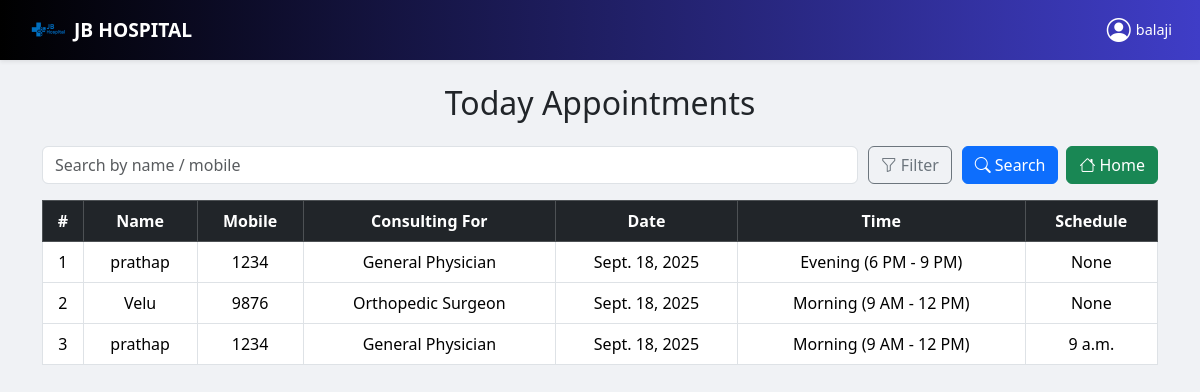
/todayappointments (signed in), run on the app's committed database.
### Healthcare/models.py (models this page shows, shortened)
class Appointment(models.Model):
    patient = models.ForeignKey('CustomUser', on_delete=models.SET_NULL, null=True, blank=True)
    staff = models.ForeignKey('StaffUser', on_delete=models.SET_NULL, null=True, blank=True)
    name = models.CharField(max_length=100)
    age = models.PositiveIntegerField()
    phone = models.CharField(max_length=15)
    gender = models.CharField(max_length=10, choices=[('Male','Male'), ('Female','Female'), ('Other','Other')])
    DOCTOR_CHOICES = [
        ('cardiologist', 'Cardiologist'),
        ('gastroenterologist', 'Gastroenterologist'),
        ('orthopedic', 'Orthopedic Surgeon'),
        ('general_physician', 'General Physician'),
        ('neurologist', 'Neurologist'),
        ('dermatologist', 'Dermatologist'),
    ]
    specialist = models.CharField(max_length=50, choices=DOCTOR_CHOICES)
    appointment_date = models.DateField(default=timezone.now)
    TIME_SLOT_CHOICES = [
        ('morning', 'Morning (9 AM - 12 PM)'),
        ('afternoon', 'Afternoon (1:30 PM - 4 PM)'),
        ('evening', 'Evening (6 PM - 9 PM)'),
    ]
    time_slot = models.CharField(max_length=20, choices=TIME_SLOT_CHOICES, default='morning')
    consultation_time = models.TimeField(null=True, blank=True)
    created_at = models.DateTimeField(auto_now_add=True)
    STATUS_CHOICES = [
        ('pending', 'Pending'),
        ('visited', 'Visited'),
        ('not_visited', 'Not Visited'),
    ]
    status = models.CharField(max_length=20, choices=STATUS_CHOICES, default='pending')

### Healthcare/views.py (the view, shortened to what this page needs)
# urls.py: path("todayappointments",views.today_appointments, name="today_appointments"),
def today_appointments(request):
    if not request.session.get('staff_id'):
        messages.error(request, "You must login first to book an appointment!")
        return redirect('staff_login')
    if request.method == "POST" and "name" in request.POST:
        form = AppointmentForm(request.POST)
        if form.is_valid():
            appointment = form.save(commit=False)
            appointment.staff = StaffUser.objects.get(id=request.session['staff_id'])
            try:
                appointment = assign_consultation_time(appointment)
                appointment.save()
                messages.success(
                    request,
                    f"Appointment booked successfully! Consultation time: {appointment.consultation_time.strftime('%I:%M %p')}"
                )
                return redirect("today_appointments")
            except ValueError as e:
                messages.error(request, str(e))
                return redirect("today_appointments")
    else:
        form = AppointmentForm()
    today = now().date()
    search = request.GET.get('search', '')
    specialist = request.GET.get('specialist', '')
    appointments = Appointment.objects.filter(appointment_date=today, status="pending")
    if search:
        appointments = appointments.filter(Q(name__icontains=search) | Q(phone__icontains=search))
    if specialist:
        appointments = appointments.filter(specialist=specialist)
    return render(request, "today_appointment.html", {
        "appointments": appointments,
        "search": search,
        "specialist": specialist,
        "specialist_choices": Appointment.DOCTOR_CHOICES,
        "form": form,
        "show_nav": True,
    })

### template/today_appointment.html (shortened to what this page needs)
{% extends 'index.html' %}
{% load static %}
{% block content %}
<div class="container">
    <h2 class="mb-4 text-center">Today Appointments</h2>
    <form method="get" class="mb-3">
        <div class="search-bar">
            <input type="text" name="search" value="{{ search }}" placeholder="Search by name / mobile"
                class="form-control">
            <div class="filter-dropdown">
                <button type="button" class="btn btn-outline-secondary" id="filterToggle">
                    <i class="bi bi-funnel"></i> Filter
                </button>
            </div>
            <div class="search-actions">
                <button type="submit" class="btn btn-primary d-flex align-items-center">
                    <i class="bi bi-search me-1"></i> Search
                </button>
                <a href="{% url 'staff' %}" class="back"><button type="button" class="btn btn-success d-flex align-items-center">
                    <i class="bi bi-house me-1"></i> Home
                </button>
                </a>
            </div>
        </div>
    </form>
    <div class="table-responsive">
        <table class="table table-bordered table-hover text-center align-middle">
            <thead class="table-dark">
                <tr>
                    <th>#</th>
                    <th>Name</th>
                    <th>Mobile</th>
                    <th>Consulting For</th>
                    <th>Date</th>
                    <th>Time</th>
                    <th>Schedule</th>
                </tr>
            </thead>
            <tbody>
                {% for a in appointments %}
                <tr data-bs-toggle="modal" data-bs-target="#visitModal{{ a.id }}" style="cursor: pointer;">
                    <td>{{ forloop.counter }}</td>
                    <td>{{ a.name }}</td>
                    <td>{{ a.phone }}</td>
                    <td>{{ a.get_specialist_display }}</td>
                    <td>{{ a.appointment_date }}</td>
                    <td>{{ a.get_time_slot_display }}</td>
                    <td>{{ a.consultation_time}}</td>
                </tr>
                {% empty %}
                <tr>
                    <td colspan="7" class="text-center">No records found.</td>
                </tr>
                {% endfor %}
            </tbody>
        </table>
    </div>
</div>
{% endblock content %}

### template/today_appointment.html (style rules this page uses)
.container { margin-top: 7%; }
.search-bar { display: flex; flex-wrap: wrap; gap: 10px; margin-bottom: 15px; align-items: center; }
.search-bar input { flex: 1; min-width: 150px; }
.filter-dropdown { position: relative; }
.table-responsive { overflow-x: auto; }
.search-actions { display: flex; gap: 8px; flex-wrap: wrap; }
.back { text-decoration: none; }

### data on the page
Appointment: name "prathap", phone "1234", specialist "General Physician", appointment_date "Sept. 18, 2025", time_slot "Evening (6 PM - 9 PM)", consultation_time "None"
Appointment: name "Velu", phone "9876", specialist "Orthopedic Surgeon", appointment_date "Sept. 18, 2025", time_slot "Morning (9 AM - 12 PM)", consultation_time "None"
Appointment: name "prathap", phone "1234", specialist "General Physician", appointment_date "Sept. 18, 2025", time_slot "Morning (9 AM - 12 PM)", consultation_time "9 a.m."

### other printed values
{{ request.session.staff_name }} "balaji"
